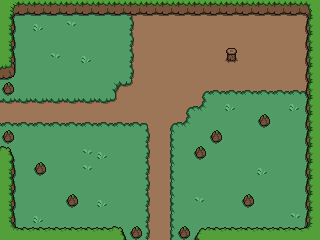

This game map was drawn from its Tiled (.tmx) file and the tilesets committed beside it. A one-line description and the full map source follow:
An orthogonal 20x15 tile map with 16x16 px tiles, 3 tile layers (Desen Katmanı 1, Desen Katmanı 2, Desen Katmanı 3).

<map version="1.10" tiledversion="1.12.1" orientation="orthogonal" renderorder="right-down" width="20" height="15" tilewidth="16" tileheight="16" infinite="0" nextlayerid="4" nextobjectid="1">
 <tileset firstgid="1" source="plains.tsx" />
 <layer id="1" name="Desen Katmanı 1" width="20" height="15">
  <data encoding="csv">
9,9,9,9,9,9,9,9,9,9,9,9,9,9,9,9,9,9,9,9,
9,9,9,9,9,9,9,9,9,9,9,9,9,9,9,9,9,9,9,9,
9,9,9,9,9,9,9,9,9,9,9,9,9,9,9,9,9,9,9,9,
9,9,9,9,9,9,9,9,9,9,9,9,9,9,9,9,9,9,9,9,
9,9,9,9,9,9,9,9,9,9,9,9,9,9,9,9,9,9,9,9,
9,9,9,9,9,9,9,9,9,9,9,9,9,9,9,9,9,9,9,9,
9,9,9,9,9,9,9,9,9,9,9,9,9,9,9,9,9,9,9,9,
9,9,9,9,9,9,9,9,9,9,9,9,9,9,9,9,9,9,9,9,
9,9,9,9,9,9,9,9,9,9,9,9,9,9,9,9,9,9,9,9,
9,9,9,9,9,9,9,9,9,9,9,9,9,9,9,9,9,9,9,9,
9,9,9,9,9,9,9,9,9,9,9,9,9,9,9,9,9,9,9,9,
9,9,9,9,9,9,9,9,9,9,9,9,9,9,9,9,9,9,9,9,
9,9,9,9,9,9,9,9,9,9,9,9,9,9,9,9,9,9,9,9,
9,9,9,9,9,9,9,9,9,9,9,9,9,9,9,9,9,9,9,9,
9,9,9,9,9,9,9,9,9,9,9,9,9,9,9,9,9,9,9,9
</data>
 </layer>
 <layer id="2" name="Desen Katmanı 2" width="20" height="15">
  <data encoding="csv">
49,49,49,49,49,49,49,49,0,0,0,0,0,0,0,0,0,0,0,0,
49,49,49,49,49,49,49,49,0,0,0,0,0,0,0,0,0,0,0,0,
49,49,49,49,49,49,49,49,0,0,0,0,0,0,0,0,0,0,0,0,
49,49,49,49,49,49,49,49,0,0,0,0,0,0,0,0,0,0,0,0,
49,49,49,49,49,49,49,49,0,0,0,0,0,0,0,0,0,0,0,0,
49,49,49,49,49,49,49,0,0,0,0,0,5,15,15,15,15,15,15,15,
0,0,0,0,0,0,0,0,0,0,0,5,16,49,49,49,49,49,49,49,
0,0,0,0,0,0,0,0,0,0,5,16,49,49,49,49,49,49,49,49,
49,49,49,49,49,49,49,49,49,8,10,49,49,49,49,49,49,49,49,49,
49,49,49,49,49,49,49,49,49,8,10,49,49,49,49,49,49,49,49,49,
49,49,49,49,49,49,49,49,49,8,10,49,49,49,49,49,49,49,49,49,
49,49,49,49,49,49,49,49,49,8,10,49,49,49,49,49,49,49,49,49,
49,49,49,49,49,49,49,49,49,8,10,49,49,49,49,49,49,49,49,49,
49,49,49,49,49,49,49,49,49,8,10,49,49,49,49,49,49,49,49,49,
49,49,49,49,49,49,49,49,49,8,10,49,49,49,49,49,49,49,49,49
</data>
 </layer>
 <layer id="3" name="Desen Katmanı 3" width="20" height="15">
  <data encoding="csv">
29,39,39,39,39,39,39,39,39,39,39,39,39,39,39,39,39,39,39,30,
34,0,48,0,47,0,0,0,8,0,0,0,0,0,0,0,0,0,0,32,
34,0,0,0,0,0,0,0,8,0,0,0,0,0,0,0,0,0,0,32,
34,0,0,47,0,48,0,0,8,0,0,0,0,0,68,0,0,0,0,32,
40,0,0,0,0,0,0,0,8,0,0,0,0,0,0,0,0,0,0,32,
43,0,0,0,0,0,0,2,12,0,0,0,0,0,0,0,0,0,0,32,
3,3,3,3,3,3,3,12,9,0,0,0,0,0,48,0,0,0,48,32,
15,15,15,15,15,15,15,15,15,6,0,0,0,0,0,0,43,0,0,32,
43,0,0,0,0,0,0,0,0,0,0,0,0,43,0,0,0,0,0,32,
28,0,0,0,0,47,48,0,0,0,0,0,43,0,0,0,0,0,0,32,
34,0,43,0,0,47,0,0,0,0,0,0,0,0,0,0,48,0,0,32,
34,0,0,0,0,0,0,0,0,0,0,0,0,0,0,0,0,0,0,32,
34,0,0,0,43,0,48,0,0,0,0,0,47,0,0,43,0,0,0,32,
34,0,48,0,0,0,0,0,0,0,0,0,0,0,0,0,0,0,47,32,
35,27,27,27,27,27,27,28,43,0,0,43,26,27,27,27,27,27,27,36
</data>
 </layer>
</map>
